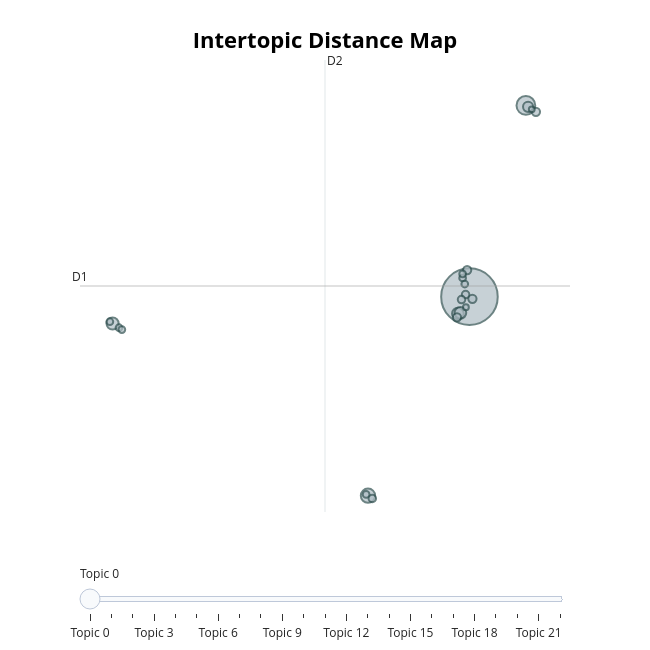

Notebook cell for this chart:
### Code cell
q1_topic_model.visualize_topics()

### Figure 1 — Plotly figure (JSON) as saved in the notebook; plotly's stock layout.template omitted (floating-point values rounded to 4 significant figures)
{"data": [{"customdata": [[0, "data | research | researchers | hypothesis | experiment", 281], [1, "consumers | experiment | researchers | scientist | data", 31], [2, "question | observations | experiment | hypothesis | new observations", 18], [3, "step | methods data | coming idea | coming | step step", 13], [4, "steps | important step | question | hypothesis | important", 12], [5, "trial | look | different | things | assume", 12], [6, "experiment | make | consumers | planning | able interpret", 9], [7, "category data | cool understand | understand mathematics | statistics category | statistical research", 6], [8, "close | consumers | lot thought | align | thought", 6], [9, "experiment | necessary | research | question | actually", 6], [10, "conduct study | point | going | aware | given", 6], [11, "differs | data | greater | collection | data collected", 5], [12, "people question | curiosity | mind | happen | ideas", 5], [13, "veracity | say | conclusion | hypothesis experiments | hypothesis", 5], [14, "theory | disprove theory | disprove | believe | attempt disprove", 4], [15, "outcome | statistics | used | expected | happen just", 4], [16, "group | trail | studied | carry | question", 4], [17, "different investigations | believe | collecting | different | improve", 4], [18, "people | trying | lifestyle | happen | scientist", 4], [19, "experiment study | answered | conduct experiment | researchers | questions", 4], [20, "statistics | statistics great | learn | odds | tell", 4], [21, "common | views | research | data collection | researchers", 3], [22, "day | findings | bit odd | aspect going | accurate overall", 3]], "hovertemplate": "<b>Topic %{customdata[0]}</b><br>%{customdata[1]}<br>Size: %{customdata[2]}", "legendgroup": "", "marker": {"color": "#B0BEC5", "line": {"color": "DarkSlateGrey", "width": 2}, "size": [281, 31, 18, 13, 12, 12, 9, 6, 6, 6, 6, 5, 5, 5, 4, 4, 4, 4, 4, 4, 4, 3, 3], "sizemode": "area", "sizeref": 0.1756, "symbol": "circle"}, "mode": "markers", "name": "", "orientation": "v", "showlegend": false, "type": "scatter", "x": [9.194, 12.42, 3.39, -11.22, 8.533, 8.677, 12.55, 9.363, 13.0, 9.062, 8.48, 8.973, 3.638, 8.741, 3.285, -10.85, 8.803, 8.927, -11.37, 8.804, -10.69, 8.991, 12.76], "xaxis": "x", "y": [9.741, 26.39, -7.592, 7.398, 8.261, 8.326, 26.27, 9.549, 25.83, 12.06, 7.938, 9.92, -7.84, 9.487, -7.486, 7.033, 11.36, 10.84, 7.556, 11.72, 6.869, 8.818, 26.05], "yaxis": "y"}], "layout": {"annotations": [{"showarrow": false, "text": "D1", "x": -13.08, "y": 10.67, "yshift": 10}, {"showarrow": false, "text": "D2", "x": 0.9322, "xshift": 10, "y": 30.35}], "height": 650, "hoverlabel": {"bgcolor": "white", "font": {"family": "Rockwell", "size": 16}}, "legend": {"itemsizing": "constant", "tracegroupgap": 0}, "margin": {"t": 60}, "shapes": [{"line": {"color": "#CFD8DC", "width": 2}, "type": "line", "x0": 0.9322, "x1": 0.9322, "y0": -9.016, "y1": 30.35}, {"line": {"color": "#9E9E9E", "width": 2}, "type": "line", "x0": -13.08, "x1": 14.94, "y0": 10.67, "y1": 10.67}], "sliders": [{"active": 0, "pad": {"t": 50}, "steps": [{"args": [{"marker.color": [["red", "#B0BEC5", "#B0BEC5", "#B0BEC5", "#B0BEC5", "#B0BEC5", "#B0BEC5", "#B0BEC5", "#B0BEC5", "#B0BEC5", "#B0BEC5", "#B0BEC5", "#B0BEC5", "#B0BEC5", "#B0BEC5", "#B0BEC5", "#B0BEC5", "#B0BEC5", "#B0BEC5", "#B0BEC5", "#B0BEC5", "#B0BEC5", "#B0BEC5"]]}], "label": "Topic 0", "method": "update"}, {"args": [{"marker.color": [["#B0BEC5", "red", "#B0BEC5", "#B0BEC5", "#B0BEC5", "#B0BEC5", "#B0BEC5", "#B0BEC5", "#B0BEC5", "#B0BEC5", "#B0BEC5", "#B0BEC5", "#B0BEC5", "#B0BEC5", "#B0BEC5", "#B0BEC5", "#B0BEC5", "#B0BEC5", "#B0BEC5", "#B0BEC5", "#B0BEC5", "#B0BEC5", "#B0BEC5"]]}], "label": "Topic 1", "method": "update"}, {"args": [{"marker.color": [["#B0BEC5", "#B0BEC5", "red", "#B0BEC5", "#B0BEC5", "#B0BEC5", "#B0BEC5", "#B0BEC5", "#B0BEC5", "#B0BEC5", "#B0BEC5", "#B0BEC5", "#B0BEC5", "#B0BEC5", "#B0BEC5", "#B0BEC5", "#B0BEC5", "#B0BEC5", "#B0BEC5", "#B0BEC5", "#B0BEC5", "#B0BEC5", "#B0BEC5"]]}], "label": "Topic 2", "method": "update"}, {"args": [{"marker.color": [["#B0BEC5", "#B0BEC5", "#B0BEC5", "red", "#B0BEC5", "#B0BEC5", "#B0BEC5", "#B0BEC5", "#B0BEC5", "#B0BEC5", "#B0BEC5", "#B0BEC5", "#B0BEC5", "#B0BEC5", "#B0BEC5", "#B0BEC5", "#B0BEC5", "#B0BEC5", "#B0BEC5", "#B0BEC5", "#B0BEC5", "#B0BEC5", "#B0BEC5"]]}], "label": "Topic 3", "method": "update"}, {"args": [{"marker.color": [["#B0BEC5", "#B0BEC5", "#B0BEC5", "#B0BEC5", "red", "#B0BEC5", "#B0BEC5", "#B0BEC5", "#B0BEC5", "#B0BEC5", "#B0BEC5", "#B0BEC5", "#B0BEC5", "#B0BEC5", "#B0BEC5", "#B0BEC5", "#B0BEC5", "#B0BEC5", "#B0BEC5", "#B0BEC5", "#B0BEC5", "#B0BEC5", "#B0BEC5"]]}], "label": "Topic 4", "method": "update"}, {"args": [{"marker.color": [["#B0BEC5", "#B0BEC5", "#B0BEC5", "#B0BEC5", "#B0BEC5", "red", "#B0BEC5", "#B0BEC5", "#B0BEC5", "#B0BEC5", "#B0BEC5", "#B0BEC5", "#B0BEC5", "#B0BEC5", "#B0BEC5", "#B0BEC5", "#B0BEC5", "#B0BEC5", "#B0BEC5", "#B0BEC5", "#B0BEC5", "#B0BEC5", "#B0BEC5"]]}], "label": "Topic 5", "method": "update"}, {"args": [{"marker.color": [["#B0BEC5", "#B0BEC5", "#B0BEC5", "#B0BEC5", "#B0BEC5", "#B0BEC5", "red", "#B0BEC5", "#B0BEC5", "#B0BEC5", "#B0BEC5", "#B0BEC5", "#B0BEC5", "#B0BEC5", "#B0BEC5", "#B0BEC5", "#B0BEC5", "#B0BEC5", "#B0BEC5", "#B0BEC5", "#B0BEC5", "#B0BEC5", "#B0BEC5"]]}], "label": "Topic 6", "method": "update"}, {"args": [{"marker.color": [["#B0BEC5", "#B0BEC5", "#B0BEC5", "#B0BEC5", "#B0BEC5", "#B0BEC5", "#B0BEC5", "red", "#B0BEC5", "#B0BEC5", "#B0BEC5", "#B0BEC5", "#B0BEC5", "#B0BEC5", "#B0BEC5", "#B0BEC5", "#B0BEC5", "#B0BEC5", "#B0BEC5", "#B0BEC5", "#B0BEC5", "#B0BEC5", "#B0BEC5"]]}], "label": "Topic 7", "method": "update"}, {"args": [{"marker.color": [["#B0BEC5", "#B0BEC5", "#B0BEC5", "#B0BEC5", "#B0BEC5", "#B0BEC5", "#B0BEC5", "#B0BEC5", "red", "#B0BEC5", "#B0BEC5", "#B0BEC5", "#B0BEC5", "#B0BEC5", "#B0BEC5", "#B0BEC5", "#B0BEC5", "#B0BEC5", "#B0BEC5", "#B0BEC5", "#B0BEC5", "#B0BEC5", "#B0BEC5"]]}], "label": "Topic 8", "method": "update"}, {"args": [{"marker.color": [["#B0BEC5", "#B0BEC5", "#B0BEC5", "#B0BEC5", "#B0BEC5", "#B0BEC5", "#B0BEC5", "#B0BEC5", "#B0BEC5", "red", "#B0BEC5", "#B0BEC5", "#B0BEC5", "#B0BEC5", "#B0BEC5", "#B0BEC5", "#B0BEC5", "#B0BEC5", "#B0BEC5", "#B0BEC5", "#B0BEC5", "#B0BEC5", "#B0BEC5"]]}], "label": "Topic 9", "method": "update"}, {"args": [{"marker.color": [["#B0BEC5", "#B0BEC5", "#B0BEC5", "#B0BEC5", "#B0BEC5", "#B0BEC5", "#B0BEC5", "#B0BEC5", "#B0BEC5", "#B0BEC5", "red", "#B0BEC5", "#B0BEC5", "#B0BEC5", "#B0BEC5", "#B0BEC5", "#B0BEC5", "#B0BEC5", "#B0BEC5", "#B0BEC5", "#B0BEC5", "#B0BEC5", "#B0BEC5"]]}], "label": "Topic 10", "method": "update"}, {"args": [{"marker.color": [["#B0BEC5", "#B0BEC5", "#B0BEC5", "#B0BEC5", "#B0BEC5", "#B0BEC5", "#B0BEC5", "#B0BEC5", "#B0BEC5", "#B0BEC5", "#B0BEC5", "red", "#B0BEC5", "#B0BEC5", "#B0BEC5", "#B0BEC5", "#B0BEC5", "#B0BEC5", "#B0BEC5", "#B0BEC5", "#B0BEC5", "#B0BEC5", "#B0BEC5"]]}], "label": "Topic 11", "method": "update"}, {"args": [{"marker.color": [["#B0BEC5", "#B0BEC5", "#B0BEC5", "#B0BEC5", "#B0BEC5", "#B0BEC5", "#B0BEC5", "#B0BEC5", "#B0BEC5", "#B0BEC5", "#B0BEC5", "#B0BEC5", "red", "#B0BEC5", "#B0BEC5", "#B0BEC5", "#B0BEC5", "#B0BEC5", "#B0BEC5", "#B0BEC5", "#B0BEC5", "#B0BEC5", "#B0BEC5"]]}], "label": "Topic 12", "method": "update"}, {"args": [{"marker.color": [["#B0BEC5", "#B0BEC5", "#B0BEC5", "#B0BEC5", "#B0BEC5", "#B0BEC5", "#B0BEC5", "#B0BEC5", "#B0BEC5", "#B0BEC5", "#B0BEC5", "#B0BEC5", "#B0BEC5", "red", "#B0BEC5", "#B0BEC5", "#B0BEC5", "#B0BEC5", "#B0BEC5", "#B0BEC5", "#B0BEC5", "#B0BEC5", "#B0BEC5"]]}], "label": "Topic 13", "method": "update"}, {"args": [{"marker.color": [["#B0BEC5", "#B0BEC5", "#B0BEC5", "#B0BEC5", "#B0BEC5", "#B0BEC5", "#B0BEC5", "#B0BEC5", "#B0BEC5", "#B0BEC5", "#B0BEC5", "#B0BEC5", "#B0BEC5", "#B0BEC5", "red", "#B0BEC5", "#B0BEC5", "#B0BEC5", "#B0BEC5", "#B0BEC5", "#B0BEC5", "#B0BEC5", "#B0BEC5"]]}], "label": "Topic 14", "method": "update"}, {"args": [{"marker.color": [["#B0BEC5", "#B0BEC5", "#B0BEC5", "#B0BEC5", "#B0BEC5", "#B0BEC5", "#B0BEC5", "#B0BEC5", "#B0BEC5", "#B0BEC5", "#B0BEC5", "#B0BEC5", "#B0BEC5", "#B0BEC5", "#B0BEC5", "red", "#B0BEC5", "#B0BEC5", "#B0BEC5", "#B0BEC5", "#B0BEC5", "#B0BEC5", "#B0BEC5"]]}], "label": "Topic 15", "method": "update"}, {"args": [{"marker.color": [["#B0BEC5", "#B0BEC5", "#B0BEC5", "#B0BEC5", "#B0BEC5", "#B0BEC5", "#B0BEC5", "#B0BEC5", "#B0BEC5", "#B0BEC5", "#B0BEC5", "#B0BEC5", "#B0BEC5", "#B0BEC5", "#B0BEC5", "#B0BEC5", "red", "#B0BEC5", "#B0BEC5", "#B0BEC5", "#B0BEC5", "#B0BEC5", "#B0BEC5"]]}], "label": "Topic 16", "method": "update"}, {"args": [{"marker.color": [["#B0BEC5", "#B0BEC5", "#B0BEC5", "#B0BEC5", "#B0BEC5", "#B0BEC5", "#B0BEC5", "#B0BEC5", "#B0BEC5", "#B0BEC5", "#B0BEC5", "#B0BEC5", "#B0BEC5", "#B0BEC5", "#B0BEC5", "#B0BEC5", "#B0BEC5", "red", "#B0BEC5", "#B0BEC5", "#B0BEC5", "#B0BEC5", "#B0BEC5"]]}], "label": "Topic 17", "method": "update"}, {"args": [{"marker.color": [["#B0BEC5", "#B0BEC5", "#B0BEC5", "#B0BEC5", "#B0BEC5", "#B0BEC5", "#B0BEC5", "#B0BEC5", "#B0BEC5", "#B0BEC5", "#B0BEC5", "#B0BEC5", "#B0BEC5", "#B0BEC5", "#B0BEC5", "#B0BEC5", "#B0BEC5", "#B0BEC5", "red", "#B0BEC5", "#B0BEC5", "#B0BEC5", "#B0BEC5"]]}], "label": "Topic 18", "method": "update"}, {"args": [{"marker.color": [["#B0BEC5", "#B0BEC5", "#B0BEC5", "#B0BEC5", "#B0BEC5", "#B0BEC5", "#B0BEC5", "#B0BEC5", "#B0BEC5", "#B0BEC5", "#B0BEC5", "#B0BEC5", "#B0BEC5", "#B0BEC5", "#B0BEC5", "#B0BEC5", "#B0BEC5", "#B0BEC5", "#B0BEC5", "red", "#B0BEC5", "#B0BEC5", "#B0BEC5"]]}], "label": "Topic 19", "method": "update"}, {"args": [{"marker.color": [["#B0BEC5", "#B0BEC5", "#B0BEC5", "#B0BEC5", "#B0BEC5", "#B0BEC5", "#B0BEC5", "#B0BEC5", "#B0BEC5", "#B0BEC5", "#B0BEC5", "#B0BEC5", "#B0BEC5", "#B0BEC5", "#B0BEC5", "#B0BEC5", "#B0BEC5", "#B0BEC5", "#B0BEC5", "#B0BEC5", "red", "#B0BEC5", "#B0BEC5"]]}], "label": "Topic 20", "method": "update"}, {"args": [{"marker.color": [["#B0BEC5", "#B0BEC5", "#B0BEC5", "#B0BEC5", "#B0BEC5", "#B0BEC5", "#B0BEC5", "#B0BEC5", "#B0BEC5", "#B0BEC5", "#B0BEC5", "#B0BEC5", "#B0BEC5", "#B0BEC5", "#B0BEC5", "#B0BEC5", "#B0BEC5", "#B0BEC5", "#B0BEC5", "#B0BEC5", "#B0BEC5", "red", "#B0BEC5"]]}], "label": "Topic 21", "method": "update"}, {"args": [{"marker.color": [["#B0BEC5", "#B0BEC5", "#B0BEC5", "#B0BEC5", "#B0BEC5", "#B0BEC5", "#B0BEC5", "#B0BEC5", "#B0BEC5", "#B0BEC5", "#B0BEC5", "#B0BEC5", "#B0BEC5", "#B0BEC5", "#B0BEC5", "#B0BEC5", "#B0BEC5", "#B0BEC5", "#B0BEC5", "#B0BEC5", "#B0BEC5", "#B0BEC5", "red"]]}], "label": "Topic 22", "method": "update"}]}], "title": {"font": {"color": "Black", "size": 22}, "text": "<b>Intertopic Distance Map</b>", "x": 0.5, "xanchor": "center", "y": 0.95, "yanchor": "top"}, "width": 650, "xaxis": {"anchor": "y", "domain": [0, 1], "range": [-13.08, 14.94], "title": {"text": ""}, "visible": false}, "yaxis": {"anchor": "x", "domain": [0, 1], "range": [-9.016, 30.35], "title": {"text": ""}, "visible": false}}}
